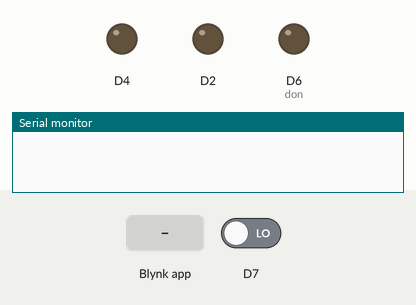
The sketch below on a simulated ESP8266 (Wemos D1 mini). On the bench: output pins drawn as LEDs (lit = HIGH), the last lines printed to the serial monitor. The test bench sets the inputs (shaded band); at power-on: D7 LOW. WiFi joins after 1.5 s; servers stay silent unless stated.

Above: at 3.0 s.
3.1 s: D7 driven HIGH
At 4.1 s:
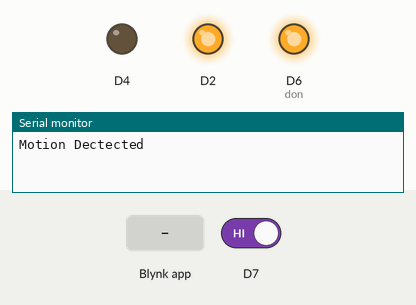
5.3 s: Blynk app writes 0 to V0
At 6.3 s:
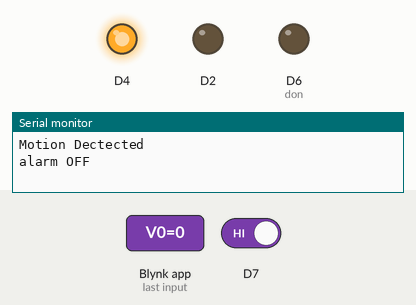
8.3 s: Blynk app writes 200 to V0
At 12.2 s:
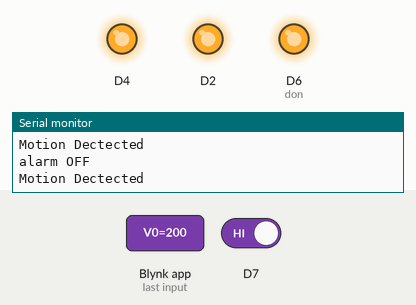
12.4 s: Blynk app writes 1 to V0
At 12.9 s:
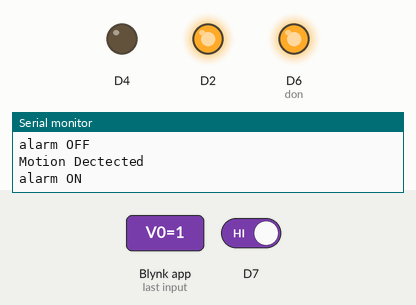
13.9 s: D7 driven LOW
At 17.6 s:
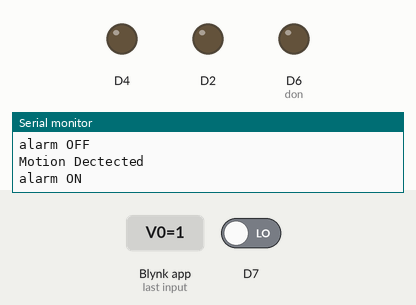
Timing chart, 0 to 19.0 s (numbered marks = the images above; inputs shaded):
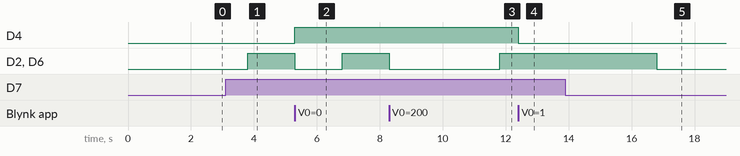

Measured:
- after the input at 3.1 s, D2, D6 (don): LOW → HIGH after 0.70 s
- after the input at 5.3 s, D4: LOW → HIGH at once; D2, D6 (don): HIGH → LOW at once, → HIGH 1.5 s later
- after the input at 8.3 s, D2, D6 (don): HIGH → LOW at once, → HIGH 3.5 s later
- after the input at 12.4 s, D4: HIGH → LOW at once
- after the input at 13.9 s, D2, D6 (don): HIGH → LOW after 2.9 s

The sketch:

Blynk_Alarm.ino
```cpp
#define BLYNK_PRINT Serial    // Comment this out to disable prints and save space
#include <ESP8266WiFi.h>
#include <BlynkSimpleEsp8266.h>
#include <SimpleTimer.h>

// You should get Auth Token in the Blynk App.
// Go to the Project Settings (nut icon).
char auth[] = "2c361cc388594f3e8088c65a1d3222b3";

SimpleTimer timer;

// Your WiFi credentials.
// Set password to "" for open networks.
char ssid[] = "CEREBRO_GUEST";
char pass[] = "17flyonWater";

int state;
int count=0;
int flag=1;

WidgetLED LED1 (V1);
WidgetLED motionLED(V2);

void myTimerEvent()
{
  count = count+1;

  if(count==5)
  {
    motionLED.off(); // Reset motionLED every 5 secs
    digitalWrite(D2, LOW);
    digitalWrite(D6, LOW);
    count=0;
    flag = 1;
  }

  int movementDectected = digitalRead(D7);  // Get PIR sensor reading
  if (movementDectected) // You can write any condition to trigger e-mail sending
  {
    if (flag == 1)
    {
        Serial.println("Motion Dectected"); // This can be seen in the Serial Monitor
        Blynk.email("Subject: PIR Sensor", "Movement detected at home!");
        Blynk.notify("WARNING: Motion detected at home!");
        motionLED.on();  // Turn on motionLED on Blynk app
        digitalWrite(D2, HIGH);  // Turn on motion LED on breadboard
        digitalWrite(D6, HIGH);  // Trun on buzzer
        flag = 2;
    }
  }
}

BLYNK_WRITE(V0)
{
  state = param.asInt();
  if (state == 1){
    Serial.println("alarm ON");
    digitalWrite(D4, LOW);
    LED1.on();
  }
  else {
    Serial.println("alarm OFF");
    digitalWrite(D4, HIGH);
    LED1.off();
    motionLED.off();
    digitalWrite(D2, LOW);
    digitalWrite(D6, LOW);
    flag = 2;
    }
}

void setup()
{
  Serial.begin(9600);
  Blynk.begin(auth, ssid, pass);
  pinMode(D4, OUTPUT);
  pinMode(D2, OUTPUT);
  pinMode(D6, OUTPUT); // don't use D1 for buzzer on wemos›
  pinMode(D7, INPUT);
  timer.setInterval(1000L, myTimerEvent);  // Interrupt every sec
}

void loop()
{
  Blynk.run();
  timer.run(); // Initiates SimpleTimer
}
```
